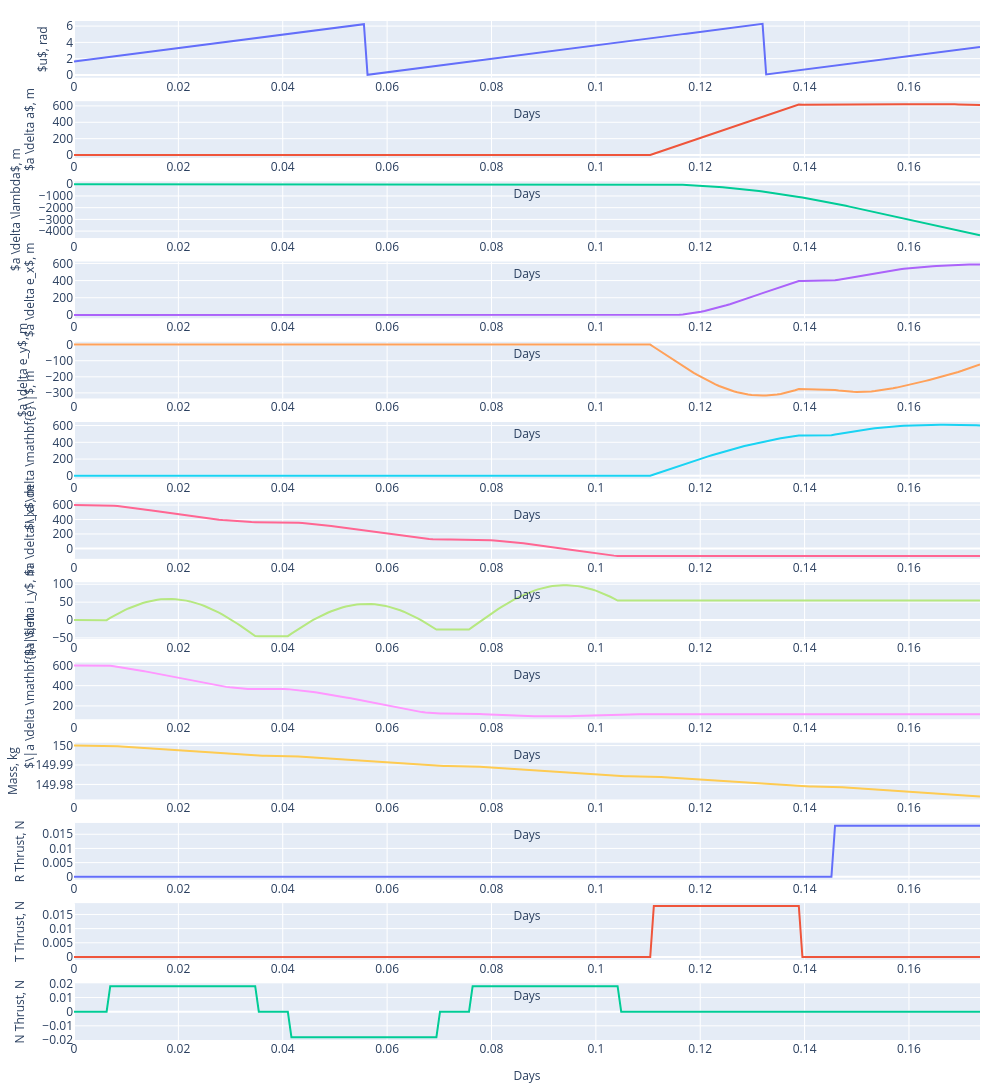

Notebook source saved alongside this figure:
### Code cell
satellite = env.satellite
satellite.plot_states_interactive()

### Figure 1 — Plotly figure (JSON) as saved in the notebook; plotly's stock layout.template omitted (floating-point values rounded to 4 significant figures; data arrays with more than 128 entries replaced by an {"elided": "..."} marker saying what was removed)
{"data": [{"mode": "lines", "name": "$u$, rad", "type": "scatter", "x": {"elided": "251 float values"}, "xaxis": "x", "y": {"elided": "251 float values"}, "yaxis": "y"}, {"mode": "lines", "name": "$a \\delta a$, m", "type": "scatter", "x": {"elided": "251 float values"}, "xaxis": "x2", "y": {"elided": "251 float values"}, "yaxis": "y2"}, {"mode": "lines", "name": "$a \\delta \\lambda$, m", "type": "scatter", "x": {"elided": "251 float values"}, "xaxis": "x3", "y": {"elided": "251 float values"}, "yaxis": "y3"}, {"mode": "lines", "name": "$a \\delta e_x$, m", "type": "scatter", "x": {"elided": "251 float values"}, "xaxis": "x4", "y": {"elided": "251 float values"}, "yaxis": "y4"}, {"mode": "lines", "name": "$a \\delta e_y$, m", "type": "scatter", "x": {"elided": "251 float values"}, "xaxis": "x5", "y": {"elided": "251 float values"}, "yaxis": "y5"}, {"mode": "lines", "name": "$\\|a \\delta \\mathbf{e}\\|$, m", "type": "scatter", "x": {"elided": "251 float values"}, "xaxis": "x6", "y": {"elided": "251 float values"}, "yaxis": "y6"}, {"mode": "lines", "name": "$a \\delta i_x$, m", "type": "scatter", "x": {"elided": "251 float values"}, "xaxis": "x7", "y": {"elided": "251 float values"}, "yaxis": "y7"}, {"mode": "lines", "name": "$a \\delta i_y$, m", "type": "scatter", "x": {"elided": "251 float values"}, "xaxis": "x8", "y": {"elided": "251 float values"}, "yaxis": "y8"}, {"mode": "lines", "name": "$\\|a \\delta \\mathbf{i}\\|$, m", "type": "scatter", "x": {"elided": "251 float values"}, "xaxis": "x9", "y": {"elided": "251 float values"}, "yaxis": "y9"}, {"mode": "lines", "name": "Mass, kg", "type": "scatter", "x": {"elided": "251 float values"}, "xaxis": "x10", "y": {"elided": "251 float values"}, "yaxis": "y10"}, {"mode": "lines", "name": "R Thrust, N", "type": "scatter", "x": {"elided": "251 float values"}, "xaxis": "x11", "y": {"elided": "251 float values"}, "yaxis": "y11"}, {"mode": "lines", "name": "T Thrust, N", "type": "scatter", "x": {"elided": "251 float values"}, "xaxis": "x12", "y": {"elided": "251 float values"}, "yaxis": "y12"}, {"mode": "lines", "name": "N Thrust, N", "type": "scatter", "x": {"elided": "251 float values"}, "xaxis": "x13", "y": {"elided": "251 float values"}, "yaxis": "y13"}], "layout": {"height": 2600, "margin": {"b": 20, "l": 20, "r": 20, "t": 20}, "showlegend": false, "width": 1000, "xaxis": {"anchor": "y", "domain": [0, 1], "title": {"font": {"size": 12}, "text": "Days"}}, "xaxis10": {"anchor": "y10", "domain": [0, 1], "title": {"font": {"size": 12}, "text": "Days"}}, "xaxis11": {"anchor": "y11", "domain": [0, 1], "title": {"font": {"size": 12}, "text": "Days"}}, "xaxis12": {"anchor": "y12", "domain": [0, 1], "title": {"font": {"size": 12}, "text": "Days"}}, "xaxis13": {"anchor": "y13", "domain": [0, 1], "title": {"font": {"size": 12}, "text": "Days"}}, "xaxis2": {"anchor": "y2", "domain": [0, 1], "title": {"font": {"size": 12}, "text": "Days"}}, "xaxis3": {"anchor": "y3", "domain": [0, 1], "title": {"font": {"size": 12}, "text": "Days"}}, "xaxis4": {"anchor": "y4", "domain": [0, 1], "title": {"font": {"size": 12}, "text": "Days"}}, "xaxis5": {"anchor": "y5", "domain": [0, 1], "title": {"font": {"size": 12}, "text": "Days"}}, "xaxis6": {"anchor": "y6", "domain": [0, 1], "title": {"font": {"size": 12}, "text": "Days"}}, "xaxis7": {"anchor": "y7", "domain": [0, 1], "title": {"font": {"size": 12}, "text": "Days"}}, "xaxis8": {"anchor": "y8", "domain": [0, 1], "title": {"font": {"size": 12}, "text": "Days"}}, "xaxis9": {"anchor": "y9", "domain": [0, 1], "title": {"font": {"size": 12}, "text": "Days"}}, "yaxis": {"anchor": "x", "domain": [0.9444, 1], "title": {"font": {"size": 12}, "text": "$u$, rad"}}, "yaxis10": {"anchor": "x10", "domain": [0.2361, 0.2917], "title": {"font": {"size": 12}, "text": "Mass, kg"}}, "yaxis11": {"anchor": "x11", "domain": [0.1574, 0.213], "title": {"font": {"size": 12}, "text": "R Thrust, N"}}, "yaxis12": {"anchor": "x12", "domain": [0.0787, 0.1343], "title": {"font": {"size": 12}, "text": "T Thrust, N"}}, "yaxis13": {"anchor": "x13", "domain": [0, 0.05562], "title": {"font": {"size": 12}, "text": "N Thrust, N"}}, "yaxis2": {"anchor": "x2", "domain": [0.8657, 0.9213], "title": {"font": {"size": 12}, "text": "$a \\delta a$, m"}}, "yaxis3": {"anchor": "x3", "domain": [0.787, 0.8426], "title": {"font": {"size": 12}, "text": "$a \\delta \\lambda$, m"}}, "yaxis4": {"anchor": "x4", "domain": [0.7083, 0.7639], "title": {"font": {"size": 12}, "text": "$a \\delta e_x$, m"}}, "yaxis5": {"anchor": "x5", "domain": [0.6296, 0.6852], "title": {"font": {"size": 12}, "text": "$a \\delta e_y$, m"}}, "yaxis6": {"anchor": "x6", "domain": [0.5509, 0.6065], "title": {"font": {"size": 12}, "text": "$\\|a \\delta \\mathbf{e}\\|$, m"}}, "yaxis7": {"anchor": "x7", "domain": [0.4722, 0.5278], "title": {"font": {"size": 12}, "text": "$a \\delta i_x$, m"}}, "yaxis8": {"anchor": "x8", "domain": [0.3935, 0.4491], "title": {"font": {"size": 12}, "text": "$a \\delta i_y$, m"}}, "yaxis9": {"anchor": "x9", "domain": [0.3148, 0.3704], "title": {"font": {"size": 12}, "text": "$\\|a \\delta \\mathbf{i}\\|$, m"}}}}
